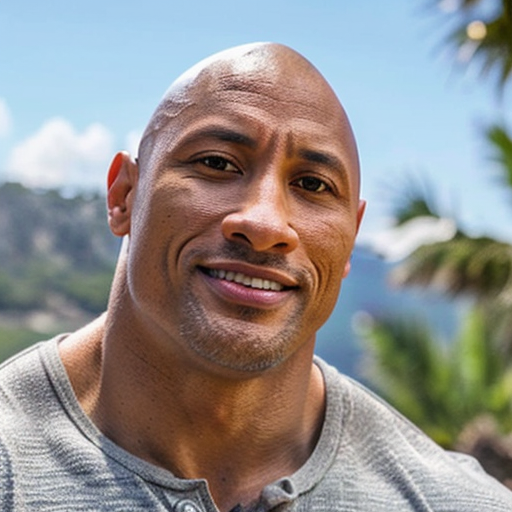
#> input picture face_filter/assets/00014-2108380044.png, 512 x 512 px
$ python -i face_filter.py   (imports and definitions only)
#> lines starting #> are read from the running program, lines starting #| are printed output that depends on the picture
import csv
import math
import os
import time
from typing import Optional

import cv2
import mediapipe as mp
from mediapipe.tasks import python
from mediapipe.tasks.python import vision
import numpy as np

import utils


class FaceFilter:
    def __init__(self, display_face_points: bool = False, video: int = 0, sigma: int = 50) -> None:
        """
        Initializes the FaceFilter class with configurations for filters, video source, and other settings.

        Args:
            display_face_points (bool): Whether to display face points on the video. Defaults to False.
            video (int): Video source. Defaults to 0.
            sigma (int): Sigma value for optical flow stabilization. Defaults to 50.
        """
        self.filters_config: dict = {
            'multicolor':
                [{'path': "assets/multicolor_transparent.png",
                  'anno_path': "assets/multicolor_labels.csv",
                  'has_alpha': True}],
            'anonymous':
                [{'path': "assets/anonymous_mask.png",
                  'anno_path': "assets/anonymous_labels.csv",
                  'has_alpha': True}],
        }
        self.iter_filter_keys = iter(self.filters_config.keys())
        self.filter, self.multi_filter_runtime = self.load_filter(next(self.iter_filter_keys))
        self.display_face_points = display_face_points
        self.sigma = sigma
        self.timer = time.time()
        self.points_dst_prev: Optional[np.ndarray] = None
        self.img_gray_prev: Optional[np.ndarray] = None
        self.video = video
        self.selected_keypoint_indices: list[int] = [
            127, 93, 58, 136, 150, 149, 176, 148, 152, 377, 400, 378, 379, 365, 288, 323, 356, 70, 63, 105, 66, 55, 285,
            296, 334, 293, 300, 168, 6, 195, 4, 64, 60, 94, 290, 439, 33, 160, 158, 173, 153, 144, 398, 385, 387, 466,
            373, 380, 61, 40, 39, 0, 269, 270, 291, 321, 405, 17, 181, 91, 78, 81, 13, 311, 306, 402, 14, 178, 162, 54,
            67, 10,297, 284, 389,
        ]
        self.is_first_frame = True
        if not os.path.exists('face_landmarker_v2_with_blendshapes.task'):
            os.system('wget -O face_landmarker_v2_with_blendshapes.task -q https://storage.googleapis.com/mediapipe-models/face_landmarker/face_landmarker/float16/1/face_landmarker.task')
        base_options = python.BaseOptions(model_asset_path='face_landmarker_v2_with_blendshapes.task')
        options = vision.FaceLandmarkerOptions(
            base_options=base_options,
            output_face_blendshapes=True,
            output_facial_transformation_matrixes=True,
            num_faces=1,
        )
        self.detector = vision.FaceLandmarker.create_from_options(options)

    def load_filter(self, filter_name: str = "anonymous") -> tuple:
        """
        Loads filter configurations and runtime data for a given filter name.

        Args:
            filter_name (str): The name of the filter to load. Defaults to "anonymous".

        Returns:
            tuple: A tuple containing filter configurations and runtime data.
        """
        curr_filter = self.filters_config[filter_name][0]
        multi_filter_runtime = {}
        img_src, img_src_alpha = self.load_filter_img(curr_filter['path'], curr_filter['has_alpha'])

        multi_filter_runtime['img'] = img_src
        multi_filter_runtime['img_a'] = img_src_alpha

        points = self.load_landmarks(curr_filter['anno_path'])
        multi_filter_runtime['points'] = points

        indexes = np.arange(len(points)).reshape(-1, 1)
        landmarks = [points[str(i)] for i in range(len(indexes))]
        rect = (0, 0, img_src.shape[1], img_src.shape[0])
        dt = utils.calculate_delaunay_triangles(rect, landmarks)
        multi_filter_runtime['landmarks'] = landmarks
        multi_filter_runtime['indexes'] = indexes
        multi_filter_runtime['dt'] = dt

        return curr_filter, multi_filter_runtime

    # [31 lines left out: functions switch_filter, load_landmarks, not called in this run]

    @staticmethod
    def load_filter_img(img_path: str, has_alpha: bool) -> tuple[np.ndarray, Optional[np.ndarray]]:
        """
        Loads an image and optionally its alpha channel.

        Args:
            img_path (str): Path to the image file.
            has_alpha (bool): Whether the image has an alpha channel.

        Returns:
            tuple[np.ndarray, Optional[np.ndarray]]: The image and its alpha channel if present.
        """
        img = cv2.imread(img_path, cv2.IMREAD_UNCHANGED)
        alpha = None
        if has_alpha:
            b, g, r, alpha = cv2.split(img)
            img = cv2.merge((b, g, r))
        return img, alpha

    # [203 lines left out: functions optical_flow_stabilization, visualize_face_points, visualize_triangles, apply_morph_filter, add_fps_text, get_landmarks and 2 more, not called in this run]

>>> import cv2
>>> picture = cv2.imread('assets/00014-2108380044.png', cv2.IMREAD_GRAYSCALE)
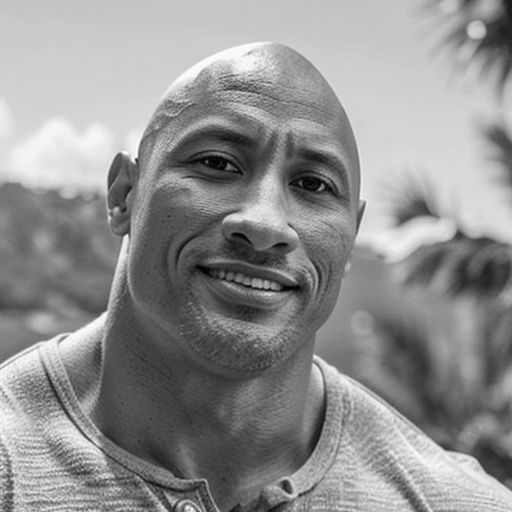
#> picture: shape (512, 512); min 0, max 254, mean 144.4
>>> result = FaceFilter().apply_on_frame(picture)
#> (the run stopped early here; a loop or call above may not have finished)

$ run again, on face_filter/assets/00018-385660025.png
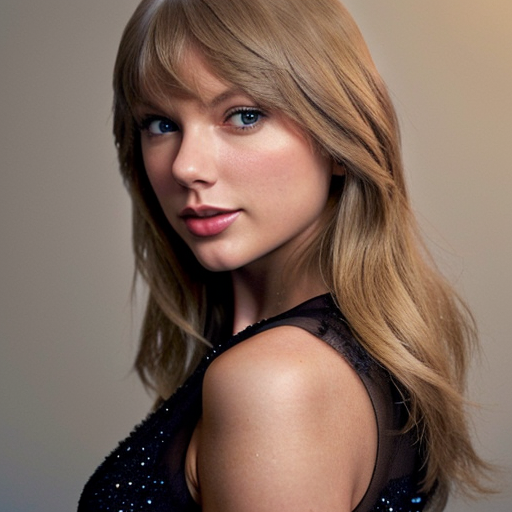
#> input picture face_filter/assets/00018-385660025.png, 512 x 512 px
#> `picture = cv2.imread('assets/00014-2108380044.png', cv2.IMREAD_GRAYSCA..`:
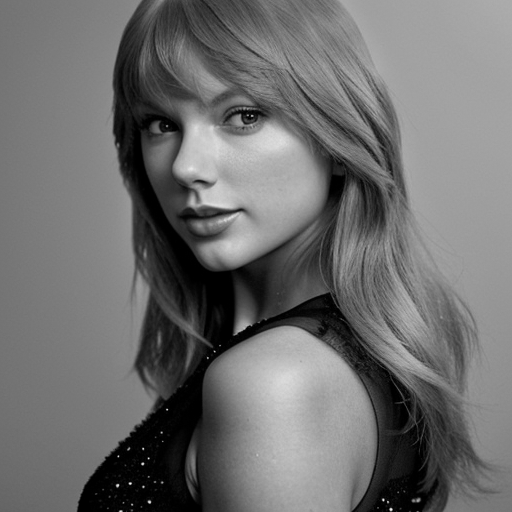
#> picture: shape (512, 512); min 0, max 243, mean 110.2

$ run again, on face_filter/assets/00044-777893697.png
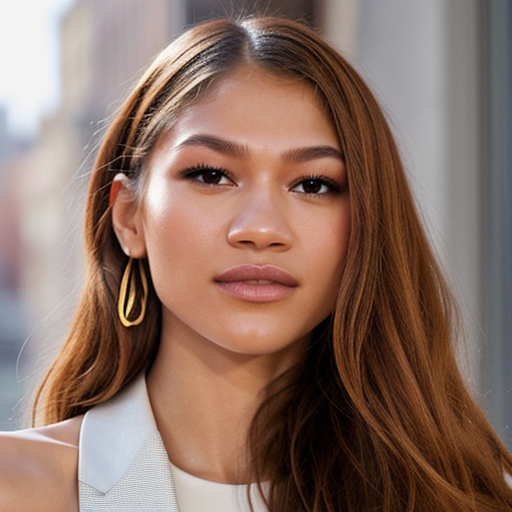
#> input picture face_filter/assets/00044-777893697.png, 512 x 512 px
#> `picture = cv2.imread('assets/00014-2108380044.png', cv2.IMREAD_GRAYSCA..`:
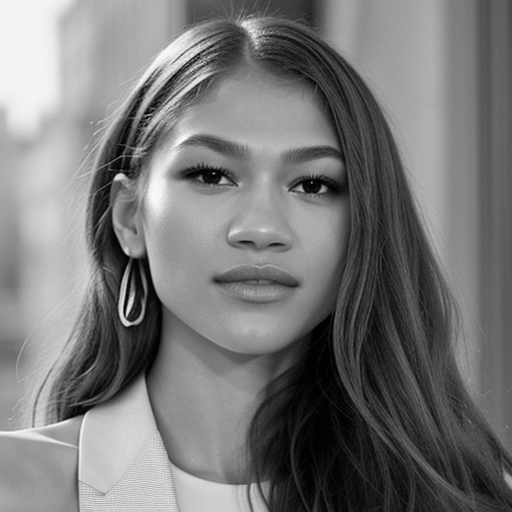
#> picture: shape (512, 512); min 0, max 253, mean 119.5

$ run again, on face_filter/assets/00122-1990620718.png
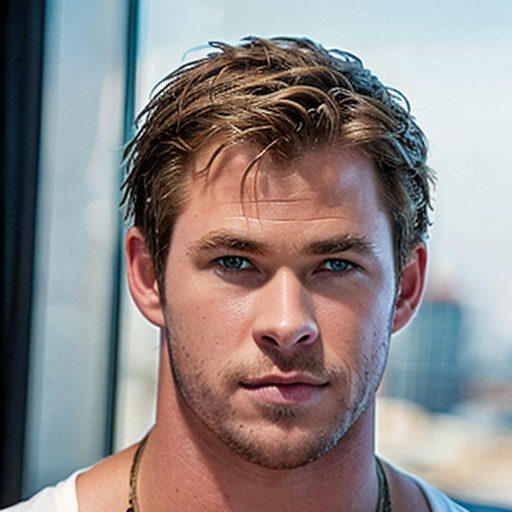
#> input picture face_filter/assets/00122-1990620718.png, 512 x 512 px
#> `picture = cv2.imread('assets/00014-2108380044.png', cv2.IMREAD_GRAYSCA..`:
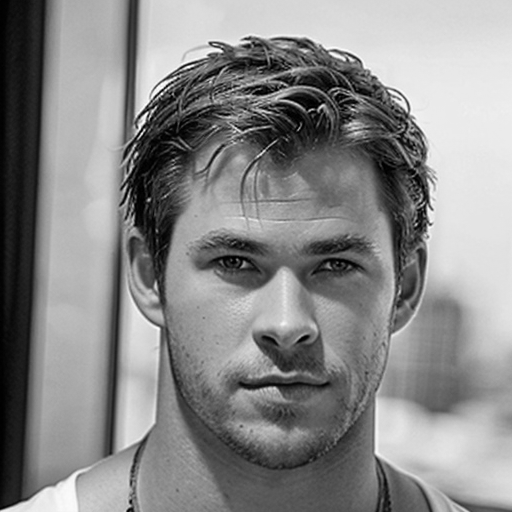
#> picture: shape (512, 512); min 0, max 255, mean 136.8
